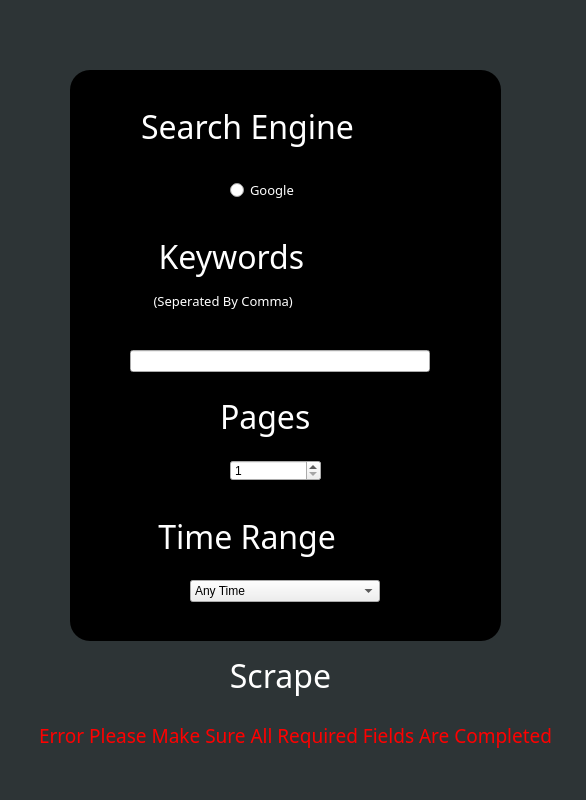
<?xml version="1.0" encoding="UTF-8"?>
<ui version="4.0">
 <class>ScraperMainWindow</class>
 <widget class="QWidget" name="ScraperMainWindow">
  <property name="geometry">
   <rect>
    <x>0</x>
    <y>0</y>
    <width>586</width>
    <height>800</height>
   </rect>
  </property>
  <property name="windowTitle">
   <string>Scraper</string>
  </property>
  <widget class="QWidget" name="ScraperBackground" native="true">
   <property name="geometry">
    <rect>
     <x>0</x>
     <y>0</y>
     <width>600</width>
     <height>800</height>
    </rect>
   </property>
   <property name="styleSheet">
    <string notr="true">QWidget#ScraperBackground{
background-color: rgb(45, 52, 54);
}

</string>
   </property>
   <widget class="QLabel" name="BackArrowLabel">
    <property name="geometry">
     <rect>
      <x>10</x>
      <y>10</y>
      <width>71</width>
      <height>61</height>
     </rect>
    </property>
    <property name="styleSheet">
     <string notr="true">QLabel:hover{
background-color: rgb(99, 110, 114);
}</string>
    </property>
    <property name="text">
     <string>&lt;html&gt;&lt;head/&gt;&lt;body&gt;&lt;p&gt;&lt;img src=&quot;:/Back-Arrow/left-arrow.png&quot;/&gt;&lt;/p&gt;&lt;/body&gt;&lt;/html&gt;</string>
    </property>
   </widget>
   <widget class="QRadioButton" name="ScrapeGoogleRadioButton">
    <property name="geometry">
     <rect>
      <x>230</x>
      <y>180</y>
      <width>95</width>
      <height>20</height>
     </rect>
    </property>
    <property name="font">
     <font>
      <family>Cascadia Code Light</family>
      <pointsize>10</pointsize>
     </font>
    </property>
    <property name="styleSheet">
     <string notr="true">color: white;</string>
    </property>
    <property name="text">
     <string>Google</string>
    </property>
   </widget>
   <widget class="QLineEdit" name="ScrapeLineEdit">
    <property name="geometry">
     <rect>
      <x>130</x>
      <y>350</y>
      <width>300</width>
      <height>22</height>
     </rect>
    </property>
    <property name="styleSheet">
     <string notr="true">QLineEdit{
border-color: none;
}

QLineEdit:focus{
border-style: solid;
border-width:1.5px;
border-color: qlineargradient(spread:pad, x1:0, y1:0, x2:1, y2:0, stop:0 rgba(46, 170,250,1), stop:1 rgba(41, 57, 152,1));
}</string>
    </property>
   </widget>
   <widget class="QComboBox" name="ScrapeDropDownMenu">
    <property name="geometry">
     <rect>
      <x>190</x>
      <y>580</y>
      <width>190</width>
      <height>22</height>
     </rect>
    </property>
    <item>
     <property name="text">
      <string>Any Time</string>
     </property>
    </item>
    <item>
     <property name="text">
      <string>Past hour</string>
     </property>
    </item>
    <item>
     <property name="text">
      <string>Past day</string>
     </property>
    </item>
    <item>
     <property name="text">
      <string>Past week</string>
     </property>
    </item>
    <item>
     <property name="text">
      <string>Past month</string>
     </property>
    </item>
    <item>
     <property name="text">
      <string>Past year</string>
     </property>
    </item>
   </widget>
   <widget class="QWidget" name="SecondBackgroupScraper" native="true">
    <property name="geometry">
     <rect>
      <x>70</x>
      <y>70</y>
      <width>431</width>
      <height>571</height>
     </rect>
    </property>
    <property name="styleSheet">
     <string notr="true">QWidget#SecondBackgroupScraper{
background-color:black;
border-radius:20px
}</string>
    </property>
    <widget class="QLabel" name="ScrapePagesLabel">
     <property name="geometry">
      <rect>
       <x>150</x>
       <y>320</y>
       <width>121</width>
       <height>52</height>
      </rect>
     </property>
     <property name="font">
      <font>
       <family>Cascadia Code Light</family>
       <pointsize>24</pointsize>
      </font>
     </property>
     <property name="styleSheet">
      <string notr="true">color: white;</string>
     </property>
     <property name="text">
      <string>Pages</string>
     </property>
    </widget>
    <widget class="QSpinBox" name="ScraperSpinBox">
     <property name="geometry">
      <rect>
       <x>160</x>
       <y>390</y>
       <width>91</width>
       <height>21</height>
      </rect>
     </property>
     <property name="styleSheet">
      <string notr="true">QSpinBox:focus{
border-style: solid;
border-width:1.5px;
border-color: qlineargradient(spread:pad, x1:0, y1:0, x2:1, y2:0, stop:0 rgba(46, 170,250,1), stop:1 rgba(41, 57, 152,1));
}</string>
     </property>
     <property name="minimum">
      <number>1</number>
     </property>
    </widget>
   </widget>
   <widget class="QPushButton" name="ScrapePushButton">
    <property name="geometry">
     <rect>
      <x>180</x>
      <y>650</y>
      <width>201</width>
      <height>51</height>
     </rect>
    </property>
    <property name="font">
     <font>
      <family>Candara Light</family>
      <pointsize>24</pointsize>
     </font>
    </property>
    <property name="styleSheet">
     <string notr="true">QPushButton {
border:none;
background-color: rgb(45, 52, 54);
color: white;
}

QPushButton:hover{
border-style: solid;
border-width:2px;
border-color: qlineargradient(spread:pad, x1:0, y1:0, x2:1, y2:0, stop:0 rgba(255,154,139,1), stop:1 rgba(255,106,136,1));
}
</string>
    </property>
    <property name="text">
     <string>Scrape</string>
    </property>
   </widget>
   <widget class="QProgressBar" name="progressBar">
    <property name="geometry">
     <rect>
      <x>90</x>
      <y>720</y>
      <width>400</width>
      <height>23</height>
     </rect>
    </property>
    <property name="sizePolicy">
     <sizepolicy hsizetype="Expanding" vsizetype="Fixed">
      <horstretch>0</horstretch>
      <verstretch>0</verstretch>
     </sizepolicy>
    </property>
    <property name="font">
     <font>
      <pointsize>8</pointsize>
     </font>
    </property>
    <property name="styleSheet">
     <string notr="true">QProgressBar{
border-radius: 10px;
}

QProgressBar::Chunk{
border-radius:10px;
background-color:  qlineargradient(spread:pad, x1:0, y1:0, x2:1, y2:0, stop:0 rgba(46, 170,250,1), stop:1 rgba(41, 57, 152,1));
}

</string>
    </property>
    <property name="value">
     <number>24</number>
    </property>
   </widget>
   <widget class="QLabel" name="ScrapeSearchEngineLabel">
    <property name="geometry">
     <rect>
      <x>141</x>
      <y>100</y>
      <width>299</width>
      <height>52</height>
     </rect>
    </property>
    <property name="font">
     <font>
      <family>Cascadia Code Light</family>
      <pointsize>24</pointsize>
     </font>
    </property>
    <property name="styleSheet">
     <string notr="true">color: white;</string>
    </property>
    <property name="text">
     <string>Search Engine</string>
    </property>
    <property name="alignment">
     <set>Qt::AlignLeading|Qt::AlignLeft|Qt::AlignVCenter</set>
    </property>
   </widget>
   <widget class="QLabel" name="KeywordLabel">
    <property name="geometry">
     <rect>
      <x>142</x>
      <y>230</y>
      <width>230</width>
      <height>52</height>
     </rect>
    </property>
    <property name="font">
     <font>
      <family>Cascadia Mono Light</family>
      <pointsize>24</pointsize>
     </font>
    </property>
    <property name="styleSheet">
     <string notr="true">color: white;
</string>
    </property>
    <property name="text">
     <string>  Keywords</string>
    </property>
   </widget>
   <widget class="QLabel" name="SepLabel">
    <property name="geometry">
     <rect>
      <x>140</x>
      <y>290</y>
      <width>240</width>
      <height>22</height>
     </rect>
    </property>
    <property name="font">
     <font>
      <family>Cascadia Code Light</family>
      <pointsize>10</pointsize>
     </font>
    </property>
    <property name="styleSheet">
     <string notr="true">color: white;</string>
    </property>
    <property name="text">
     <string>    (Seperated By Comma)</string>
    </property>
   </widget>
   <widget class="QLabel" name="ScrapeTimeRangeLabel">
    <property name="geometry">
     <rect>
      <x>150</x>
      <y>510</y>
      <width>253</width>
      <height>52</height>
     </rect>
    </property>
    <property name="font">
     <font>
      <family>Cascadia Code Light</family>
      <pointsize>24</pointsize>
     </font>
    </property>
    <property name="styleSheet">
     <string notr="true">color: white;</string>
    </property>
    <property name="text">
     <string> Time Range</string>
    </property>
   </widget>
   <widget class="QPushButton" name="ScraperErrorMessage">
    <property name="geometry">
     <rect>
      <x>-10</x>
      <y>710</y>
      <width>611</width>
      <height>51</height>
     </rect>
    </property>
    <property name="font">
     <font>
      <family>Candara Light</family>
      <pointsize>14</pointsize>
     </font>
    </property>
    <property name="styleSheet">
     <string notr="true">QPushButton {
border:none;
background-color: rgb(45, 52, 54);
color: red;
}
</string>
    </property>
    <property name="text">
     <string>Error Please Make Sure All Required Fields Are Completed</string>
    </property>
   </widget>
   <zorder>SecondBackgroupScraper</zorder>
   <zorder>BackArrowLabel</zorder>
   <zorder>ScrapeGoogleRadioButton</zorder>
   <zorder>ScrapeLineEdit</zorder>
   <zorder>ScrapeSearchEngineLabel</zorder>
   <zorder>KeywordLabel</zorder>
   <zorder>SepLabel</zorder>
   <zorder>ScrapeTimeRangeLabel</zorder>
   <zorder>ScrapeDropDownMenu</zorder>
   <zorder>ScrapePushButton</zorder>
   <zorder>progressBar</zorder>
   <zorder>ScraperErrorMessage</zorder>
  </widget>
 </widget>
 <resources>
  <include location="../Images/Back-Arrow.qrc"/>
  <include location="../Images/LoadingWheel.qrc"/>
 </resources>
 <connections/>
</ui>
